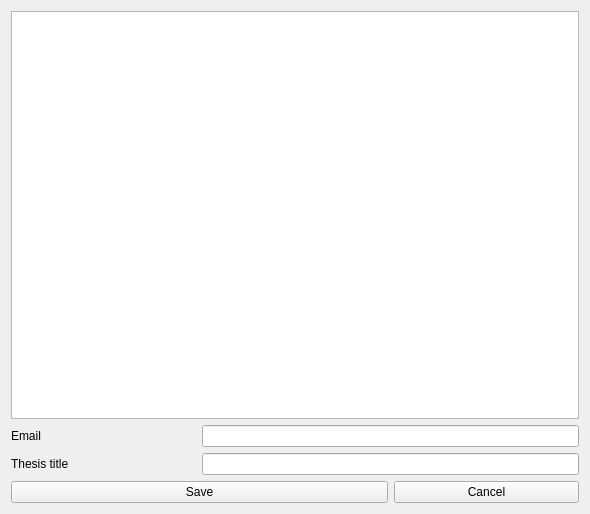
<?xml version="1.0" encoding="UTF-8"?>
<ui version="4.0">
 <class>editStudentsWindow</class>
 <widget class="QWidget" name="editStudentsWindow">
  <property name="geometry">
   <rect>
    <x>0</x>
    <y>0</y>
    <width>590</width>
    <height>514</height>
   </rect>
  </property>
  <property name="windowTitle">
   <string>editStudentsWindow</string>
  </property>
  <layout class="QGridLayout" name="gridLayout">
   <item row="0" column="0" colspan="3">
    <widget class="QListWidget" name="listWidget"/>
   </item>
   <item row="1" column="0">
    <widget class="QLabel" name="label">
     <property name="text">
      <string>Email</string>
     </property>
    </widget>
   </item>
   <item row="1" column="1" colspan="2">
    <widget class="QLineEdit" name="emailLineEdit"/>
   </item>
   <item row="2" column="0">
    <widget class="QLabel" name="label_2">
     <property name="text">
      <string>Thesis title</string>
     </property>
    </widget>
   </item>
   <item row="2" column="1" colspan="2">
    <widget class="QLineEdit" name="titleLineEdit"/>
   </item>
   <item row="3" column="0" colspan="2">
    <widget class="QPushButton" name="savePushButton">
     <property name="text">
      <string>Save</string>
     </property>
    </widget>
   </item>
   <item row="3" column="2">
    <widget class="QPushButton" name="cancelPushButton">
     <property name="text">
      <string>Cancel</string>
     </property>
    </widget>
   </item>
  </layout>
 </widget>
 <layoutdefault spacing="6" margin="11"/>
 <resources/>
 <connections/>
</ui>
